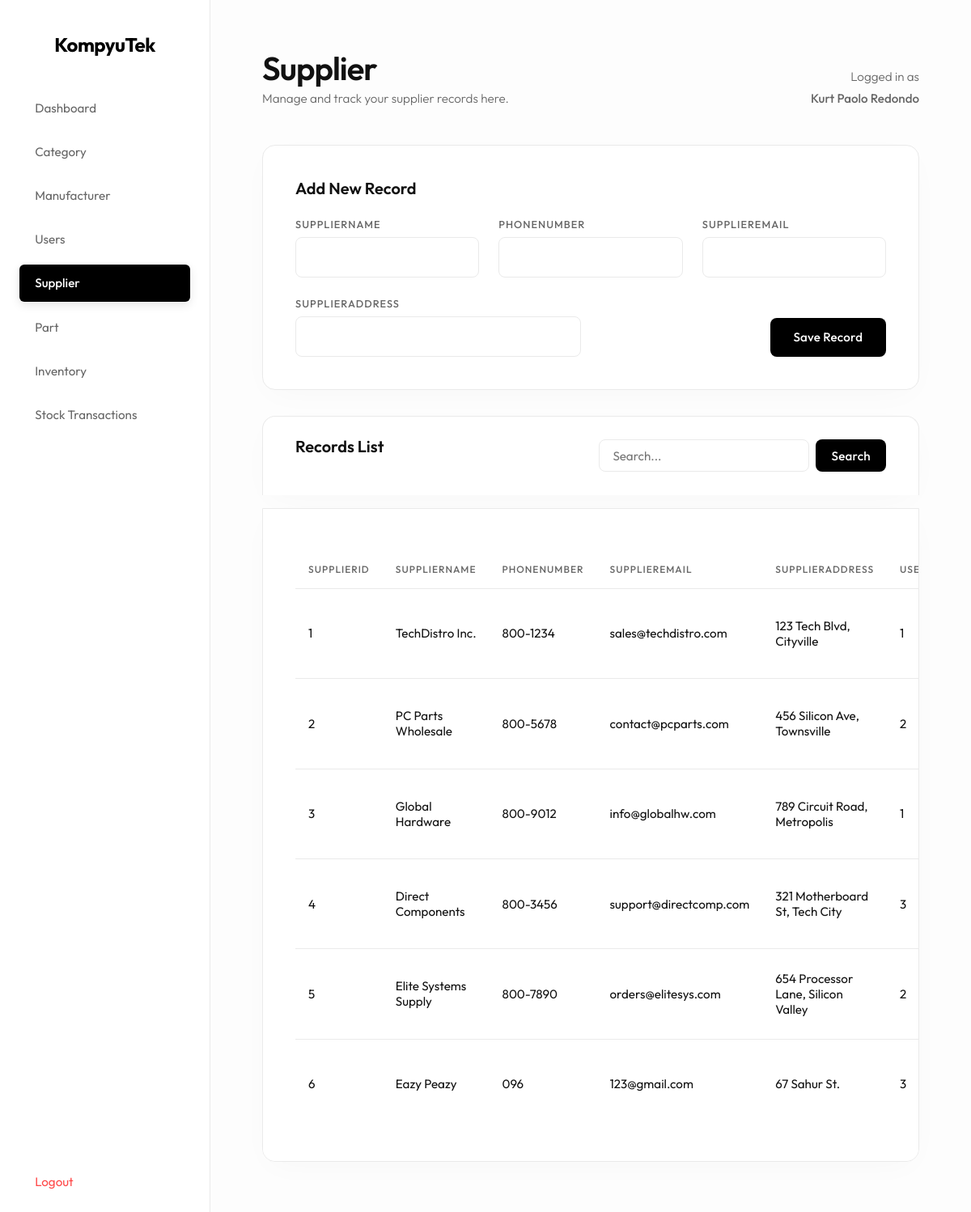
Before: /supplier.php (signed in) with the older database file.
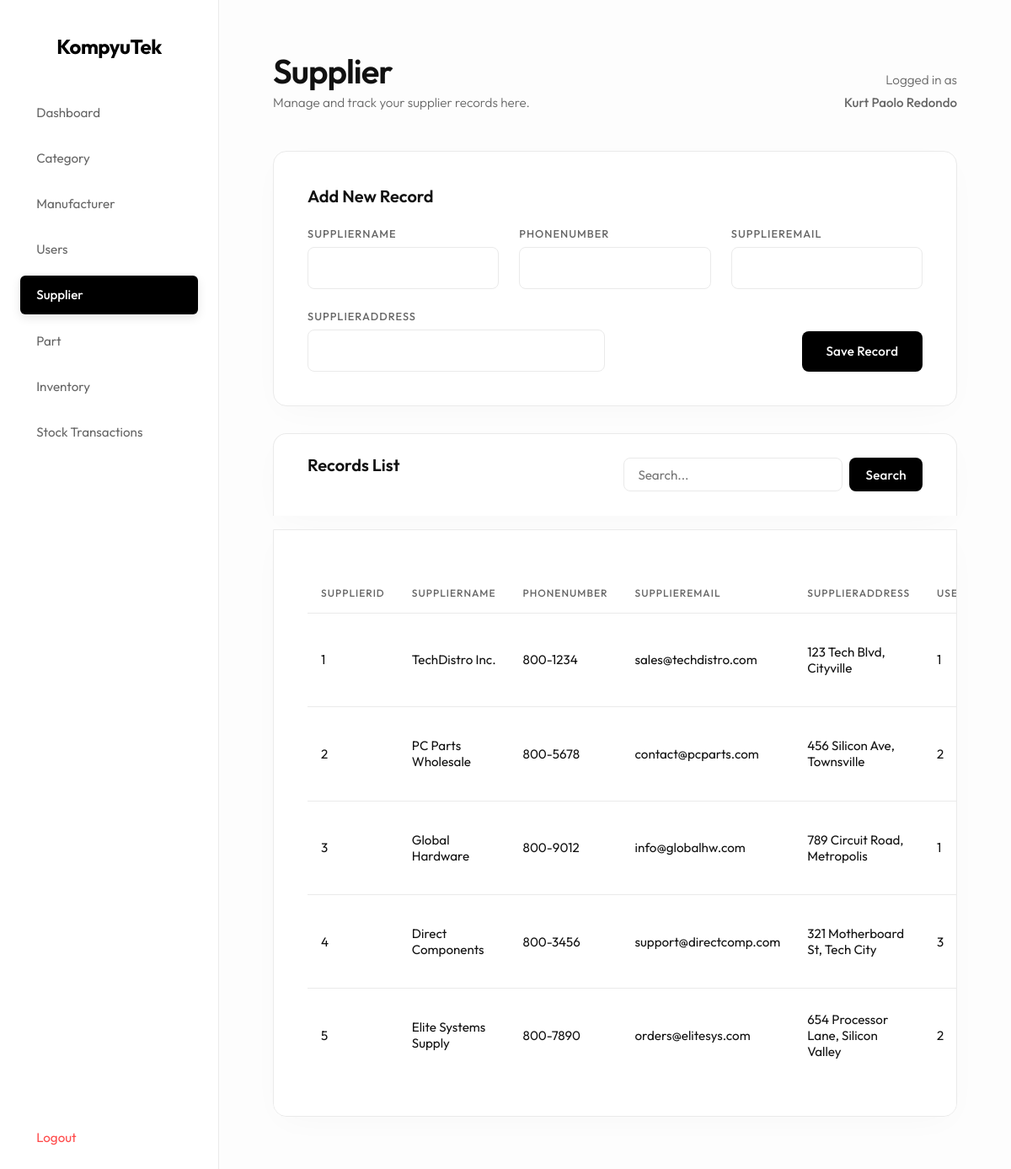
After: the same page with the newer database file.
### tables this page shows
CREATE TABLE `Supplier` (
  `SupplierID` int(11) NOT NULL,
  `SupplierName` varchar(255) NOT NULL,
  `PhoneNumber` varchar(15) NOT NULL,
  `SupplierEmail` varchar(255) NOT NULL,
  `SupplierAddress` varchar(255) NOT NULL,
  `UserID` int(11) DEFAULT NULL
);

### supplier.php (the view, shortened to what the changed rows need)
<?php
include 'db.php';
$where_sql = "";
$final_query = "SELECT * FROM Supplier" . $where_sql . "";
$result = $conn->query($final_query);
?>
<!DOCTYPE html>
<html>
<head>
    <link rel="stylesheet" href="style.css?v=<?= time() ?>">
</head>
<body>
    <div class="sidebar">
        <h2>KompyuTek</h2>
    </div>
    <div class="main-content">
        <div class="header">
            <div>
                <h1>Supplier</h1>
            </div>
        </div>
        <div class="card table-card">
            <table>
                <thead>
                    <tr>
                        <th>SupplierID</th><th>SupplierName</th><th>PhoneNumber</th><th>SupplierEmail</th><th>SupplierAddress</th><th>UserID</th>
                    </tr>
                </thead>
                <tbody>
                    <?php
                    if ($result) {
                        if ($result->num_rows > 0) {
                            while ($row = $result->fetch_assoc()) {
                                ?>
                                <tr>
                            <?php
                            $table_cell_value = "";
                            if (isset($row['SupplierID'])) {
                                $table_cell_value = htmlspecialchars($row['SupplierID']);
                            }
                            ?>
                            <td><?= $table_cell_value ?></td>
                            <?php
                            $table_cell_value = "";
                            if (isset($row['SupplierName'])) {
                                $table_cell_value = htmlspecialchars($row['SupplierName']);
                            }
                            ?>
                            <td><?= $table_cell_value ?></td>
                            <?php
                            $table_cell_value = "";
                            if (isset($row['PhoneNumber'])) {
                                $table_cell_value = htmlspecialchars($row['PhoneNumber']);
                            }
                            ?>
                            <td><?= $table_cell_value ?></td>
                            <?php
                            $table_cell_value = "";
                            if (isset($row['SupplierEmail'])) {
                                $table_cell_value = htmlspecialchars($row['SupplierEmail']);
                            }
                            ?>
                            <td><?= $table_cell_value ?></td>
                            <?php
                            $table_cell_value = "";
                            if (isset($row['SupplierAddress'])) {
                                $table_cell_value = htmlspecialchars($row['SupplierAddress']);
                            }
                            ?>
                            <td><?= $table_cell_value ?></td>
                            <?php
                            $table_cell_value = "";
                            if (isset($row['UserID'])) {
                                $table_cell_value = htmlspecialchars($row['UserID']);
                            }
                            ?>
                            <td><?= $table_cell_value ?></td>
                                </tr>
                                <?php
                            }
                        } else {
                            echo '<tr><td colspan="100" class="empty-state">No records found matching your search.</td></tr>';
                        }
                    }
                    ?>
                </tbody>
            </table>
        </div>
    </div>
</body>
</html>

Changed rows visible on the page:
removed supplier: SupplierID "6", SupplierName "Eazy Peazy", PhoneNumber "096", SupplierEmail "123@gmail.com", SupplierAddress "67 Sahur St.", UserID "3"
